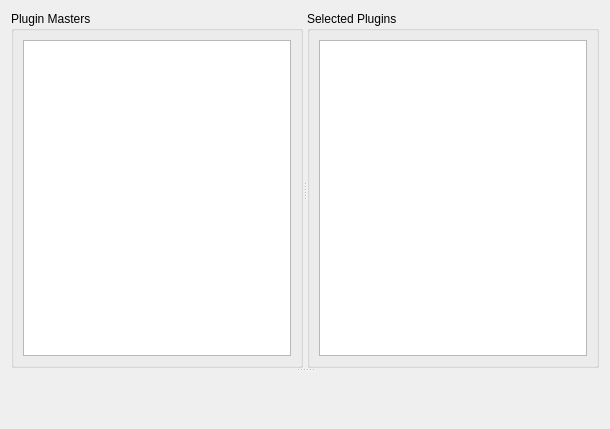
<?xml version="1.0" encoding="UTF-8"?>
<ui version="4.0">
 <class>PageReviewMasters</class>
 <widget class="QWizardPage" name="PageReviewMasters">
  <property name="geometry">
   <rect>
    <x>0</x>
    <y>0</y>
    <width>610</width>
    <height>429</height>
   </rect>
  </property>
  <property name="windowTitle">
   <string>WizardPage</string>
  </property>
  <property name="title">
   <string>Apply Changes</string>
  </property>
  <property name="subTitle">
   <string>Apply changes to enable the selected and required plugins, to disable unselected plugins, to reorder selected plugins, and to remove unnecessary mods.</string>
  </property>
  <layout class="QVBoxLayout" name="verticalLayout">
   <item>
    <widget class="QSplitter" name="verticalSplitter">
     <property name="orientation">
      <enum>Qt::Vertical</enum>
     </property>
     <widget class="QSplitter" name="topSplitter">
      <property name="orientation">
       <enum>Qt::Horizontal</enum>
      </property>
      <widget class="QGroupBox" name="masterGroup">
       <property name="title">
        <string>Plugin Masters</string>
       </property>
       <layout class="QGridLayout" name="gridLayout_2">
        <item row="0" column="0">
         <widget class="PluginView" name="masterPlugins"/>
        </item>
       </layout>
      </widget>
      <widget class="QGroupBox" name="selectedGroup">
       <property name="title">
        <string>Selected Plugins</string>
       </property>
       <layout class="QGridLayout" name="gridLayout">
        <item row="0" column="0">
         <widget class="PluginView" name="selectedPlugins"/>
        </item>
       </layout>
      </widget>
     </widget>
     <widget class="ActionWidget" name="actionWidget" native="true"/>
    </widget>
   </item>
  </layout>
 </widget>
 <customwidgets>
  <customwidget>
   <class>PluginView</class>
   <extends>QTreeView</extends>
   <header>mergewizard/views/PluginView.h</header>
  </customwidget>
  <customwidget>
   <class>ActionWidget</class>
   <extends>QWidget</extends>
   <header>mergewizard/widgets/ActionWidget.h</header>
   <container>1</container>
  </customwidget>
 </customwidgets>
 <resources/>
 <connections/>
</ui>
